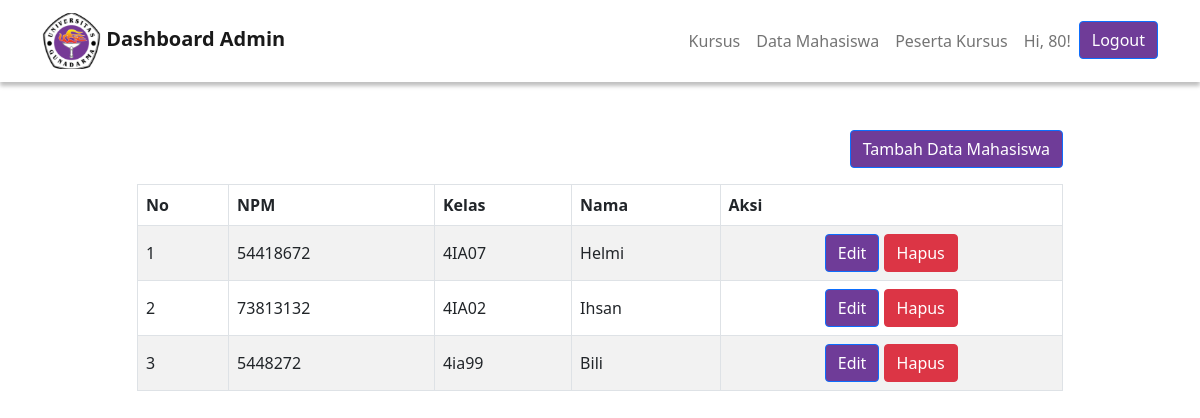
Screenshot of /admin/data-mahasiswa.php (signed in) with the database file from the repository.
### tables this page shows
CREATE TABLE `data_mahasiswa` (
  `id` int(11) NOT NULL,
  `npm` int(11) NOT NULL,
  `kelas` varchar(10) NOT NULL,
  `nama` varchar(25) NOT NULL,
  `username` varchar(25) NOT NULL,
  `password` varchar(25) NOT NULL,
  `role` varchar(10) NOT NULL
);

### admin/data-mahasiswa.php (the view)
<?php require('templates/header.php')?>
    <body class="">
        <?php require('templates/navbar-auth.php')?>
        <div class="container">
            <div class="row justify-content-center mt-5">
                <div class="col-md-10">
                    <div class="text-end mb-3">
                        <a href="tambah-data-mahasiswa.php" class="btn btn-primary" name='tambahMhs'>Tambah Data Mahasiswa</a>
                    </div>
                    <table class="table table-bordered table-striped align-middle">
                        <thead>
                            <tr class="">
                                <th>No</th>
                                <th>NPM</th>
                                <th>Kelas</th>
                                <th>Nama</th>
                                <th>Aksi</th>
                            </tr>
                        </thead>
                        <tbody>
                            <?php
                                $NO=1;
                                $query="SELECT * FROM data_mahasiswa";
                                $get= mysqli_query($conn, $query);
                                while($data= mysqli_fetch_array($get)):
                                    if($data['role'] !== 'ADMIN') {
                            ?>
                                        <tr>
                                            <td><?php echo $NO++?></td>
                                            <td><?php echo $data['npm']?></td>
                                            <td><?php echo $data['kelas']?></td>
                                            <td><?php echo $data['nama']?></td>
                                            <td>
                                                <div class="text-center">
                                                    <a href="edit-data-mahasiswa.php?id=<?php echo $data['id']?>" class="btn btn-primary" name='editMhs'>Edit</a>
                                                    <a href="hapus-mahasiswa.php?id=<?php echo $data['id']?>" name='hapusMhs' class="btn btn-danger">Hapus</a>
                                                </div>
                                            </td>
                                        </tr>
                            <?php } ?>
                            <?php endwhile?>
                        </tbody>
                    </table>
                </div>
            </div>
        </div>
    </body>
</html>

### admin/templates/navbar-auth.php
<?php
    if(isset($_SESSION['auth'])){
        $id = $_SESSION['id'];
        $query = "SELECT * FROM data_mahasiswa WHERE id = '$id'";
        $get = mysqli_query($conn, $query);
        $data = mysqli_fetch_array($get);
    }else {
        header('location:../index.php');
    }
?>
<nav class="navbar navbar-expand-lg navbar-light">
        <div class="container">
            <a href="" class="navbar-brand fw-bold">
                <img src="img/logo-gundar.svg" alt="" />
                Dashboard Admin
            </a>
            <ul class="navbar-nav">
                <li class="nav-item">
                    <a href="index.php" class="nav-link">Kursus</a>
                </li>
                <li class="nav-item">
                    <a href="data-mahasiswa.php" class="nav-link">Data Mahasiswa</a>
                </li>
                <li class="nav-item">
                    <a href="peserta-kursus.php" class="nav-link">Peserta Kursus</a>
                </li>
                <li class="nav-item"><div class="nav-link">Hi, <?php echo $data['nama'] ?>!</div></li>
                <li class="nav-item"><a href="middleware/logout.php" class=" btn btn-primary">Logout</a></li>
            </ul>
        </div>
    </nav>

### css/style.css (style rules this page uses)
* { margin: 0; padding: 0; box-sizing: border-box; }
body { font-family: "Roboto", sans-serif; }
.navbar { background-color: white; box-shadow: 0 4px 4px 0 rgba(0, 0, 0, 0.25); }
.btn-primary { background-color: #6f3c98 !important; transition: all 0.3s ease !important; }

### rows the page displays
data_mahasiswa: nama "80"
data_mahasiswa: npm "54418672", kelas "4IA07", nama "Helmi"
data_mahasiswa: npm "73813132", kelas "4IA02", nama "Ihsan"
data_mahasiswa: npm "5448272", kelas "4ia99", nama "Bili"
